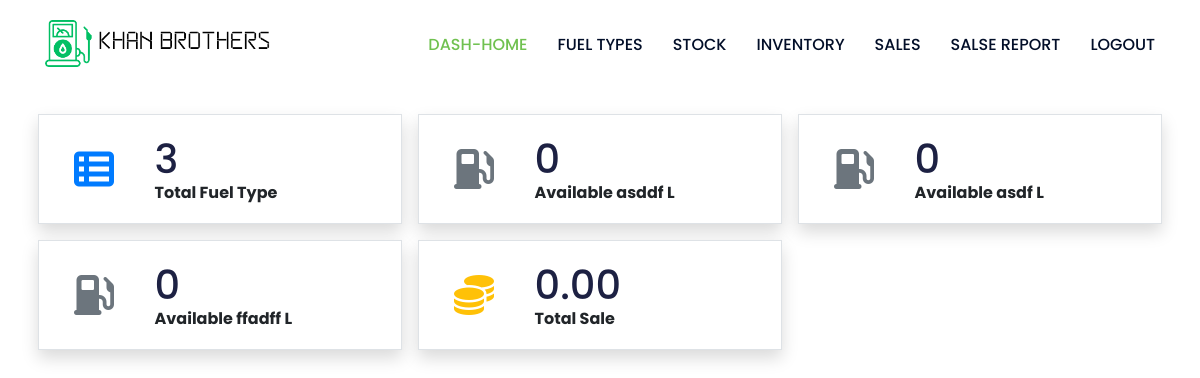
The app's page /kb-dash/ (signed in), older data.
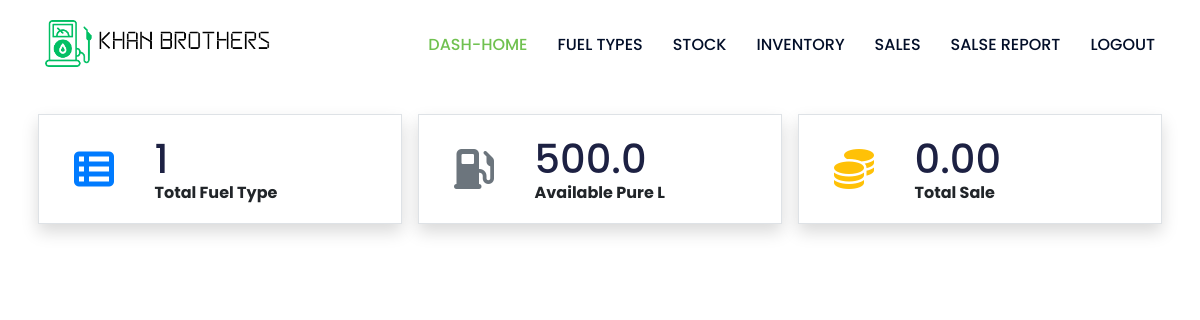
The same page, newer data.
### management/models.py (models this page shows)
class Fuel(models.Model):
    name = models.CharField(max_length=100)
    description = models.TextField()
    status = models.CharField(max_length=2, choices=(('1', 'Active'), ('0', 'Inactive')), default=1)
    price = models.FloatField(max_length=(15, 2), default=0)
    date_created = models.DateTimeField(auto_now=True)
    class Meta:
        verbose_name_plural = "Fuel type list"
    def __str__(self):
        return str(f"{self.name}")
    def available(self):
        try:
            stock_in = self.stocks.aggregate(models.Sum("volume"))['volume__sum']
            if stock_in is None:
                stock_in = 0
        except:
            stock_in = 0
        try:
            sale = self.sales.aggregate(models.Sum("volume"))['volume__sum']
            if sale is None:
                sale = 0
        except:
            sale = 0
        return stock_in - sale

### management/views.py (the view)
# urls.py: path('', views.Dashboard.as_view(), name='dashboard'),
class Dashboard(LoginRequiredMixin, generic.View):
  def get(self, request, *args, **kwargs):
    total_fuel_count = Fuel.objects.filter(status = 1).count()
    fuels = Fuel.objects.filter(status=1)
    try:
      active_fuels = Fuel.objects.filter(status=1)
      total_sale = Sale.objects.filter(fuel__id__in = active_fuels).aggregate(Sum('total_amount'))['total_amount__sum']
      if total_sale is None:
        total_sale = 0
    except:
      total_sale = 0
    context = {
      'total_fuel_count': total_fuel_count,
      'fuels': fuels,
      'total_sale': total_sale,
    }
    return render(request, 'management/dashboard.html', context)

### kb_config/templates/management/dashboard.html (shortened to what this page needs)
{% extends "management_base.html" %}
{% load humanize %}
{% block content %}
<section class="">
  <div class="row justify-content-start">
    <div class="col-lg-4 col-md-6 col-sm-12 col-xs-12 p-2">
      <div class=" card card-default rounded-0 shadow border border-gray">
        <div class="card-body">
          <div class="container-fluid">
            <div class="d-flex w-100 align-items-center">
              <div class="col-3">
                <i class="fs-1 text-primary fa-solid fa-th-list" style="font-size: 40px"></i>
              </div>
              <div class="col-9">
                <h2 class="text-end">{{total_fuel_count|intcomma}}</h2>
                  <div class="text-end text-sm"><b>Total Fuel Type</b></div>
              </div>
            </div>
          </div>
        </div>
      </div>
    </div>
    {% for fuel in fuels %}
    <div class="col-lg-4 col-md-6 col-sm-12 col-xs-12 p-2">
      <div class=" card card-default rounded-0 shadow border border-gray">
        <div class="card-body">
          <div class="container-fluid">
            <div class="d-flex w-100 align-items-center">
              <div class="col-3">
                <i class="fs-1 text-muted fa fa-gas-pump" style="font-size: 40px"></i>
              </div>
              <div class="col-9">
                <h2 class="text-end">{{fuel.available|intcomma}}</h2>
                  <div class="text-end text-sm"><b>Available {{fuel}} L</b></div>
              </div>
            </div>
          </div>
        </div>
      </div>
    </div>
    {% endfor %}
    <div class="col-lg-4 col-md-6 col-sm-12 col-xs-12 p-2">
      <div class=" card card-default rounded-0 shadow border border-gray">
        <div class="card-body">
          <div class="container-fluid">
            <div class="d-flex w-100 align-items-center">
              <div class="col-3">
                <i class="fs-1 text-warning fa fa-coins" style="font-size: 40px"></i>
              </div>
              <div class="col-9">
                <h2 class="text-end">{{total_sale|floatformat:2|intcomma}}</h2>
                  <div class="text-end text-sm"><b>Total Sale</b></div>
              </div>
            </div>
          </div>
        </div>
      </div>
    </div>
  </div>
</section>
{% endblock content %}

Row changes from the older to the newer data that the page shows:
removed Fuel: available "0", name "asddf"
removed Fuel: available "0", name "asdf"
removed Fuel: available "0", name "ffadff"
added Fuel: available "500.0", name "Pure"
Text that changed along with them:
{{ total_fuel_count|intcomma }}: "3" → "1"
